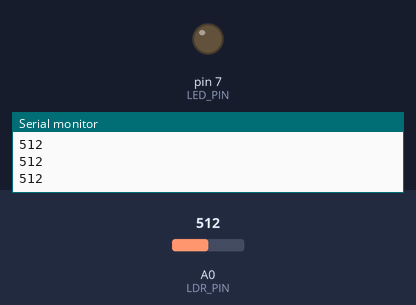
Simulated run of this sketch. Board: Arduino Uno, built with avr-gcc and run on an emulated ATmega328P. On the bench: output pins drawn as LEDs (lit = HIGH), the last lines printed to the serial monitor. The inputs (shaded band) are chosen by the test bench; at power-on: A0 (LDR_PIN) = 512.

Above: at 1.3 s.
1.4 s: A0 (LDR_PIN) set to 530
At 2.2 s:
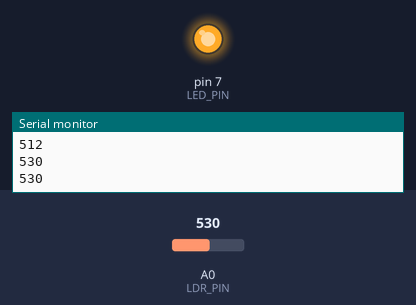
3.0 s: A0 (LDR_PIN) set to 511
At 3.4 s:
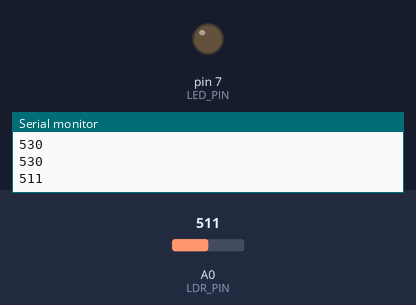
4.5 s: A0 (LDR_PIN) set to 716
At 5.7 s:
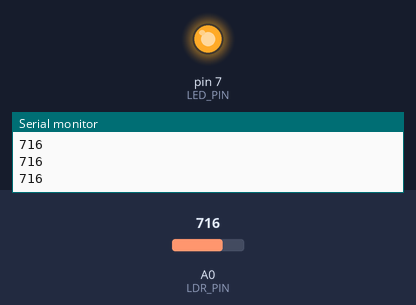
Timing chart, 0 to 7.5 s (numbered marks = the images above; inputs shaded):
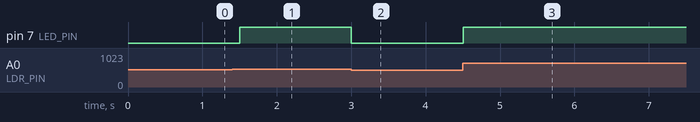

Measured:
- the behaviour switches between 513 and 514 on A0 (LDR_PIN) (found by bisection; images 0 and 1)
- after the input at 1.4 s, pin 7 (LED_PIN): LOW → HIGH after 0.10 s
- after the input at 3.0 s, pin 7 (LED_PIN): HIGH → LOW at once
- after the input at 4.5 s, pin 7 (LED_PIN): LOW → HIGH at once

The sketch:

LDR_LED.ino
```cpp
int LDR_PIN=A0;
int LDR_READING=0;

int LED_PIN=7;
int brightness=0;

void setup(){

  Serial.begin(9600);
pinMode(LED_PIN,OUTPUT);
}
void loop(){
LDR_READING=analogRead(LDR_PIN);
  Serial.println(LDR_READING);
  brightness = map(LDR_READING,0,1023,0,255);
  analogWrite(LED_PIN,brightness);
  delay(500);
}
```
